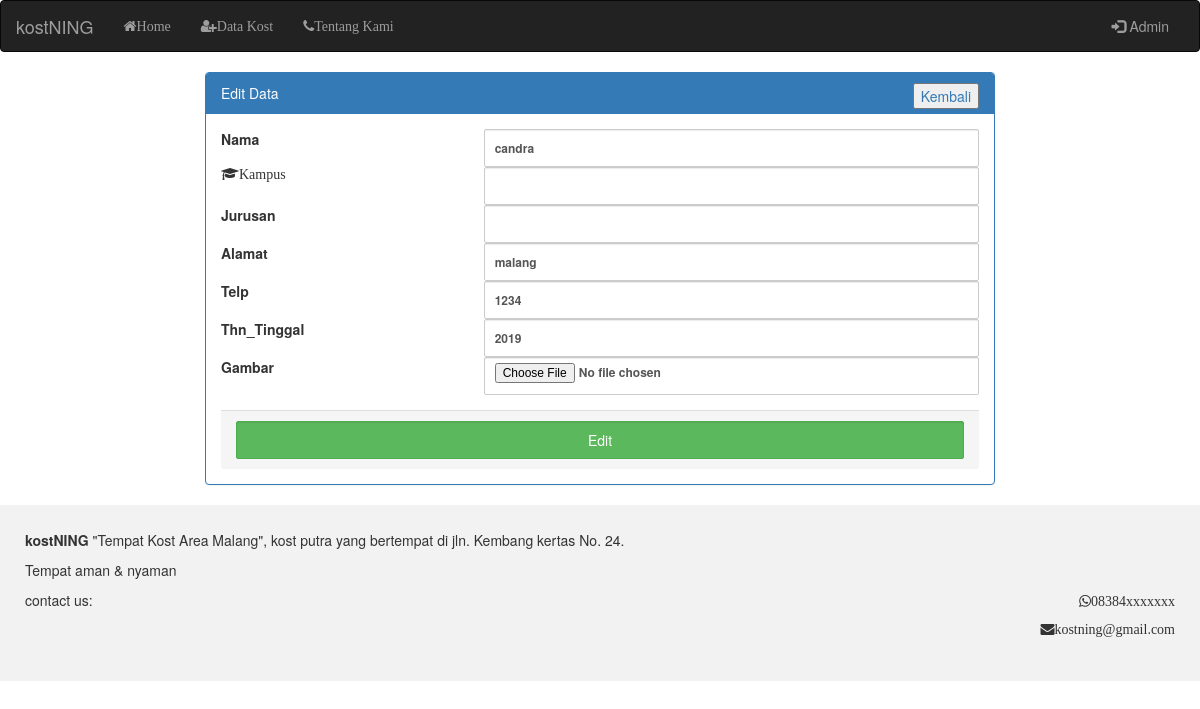
The app's page /atribut/edit.php?id=2, older data.
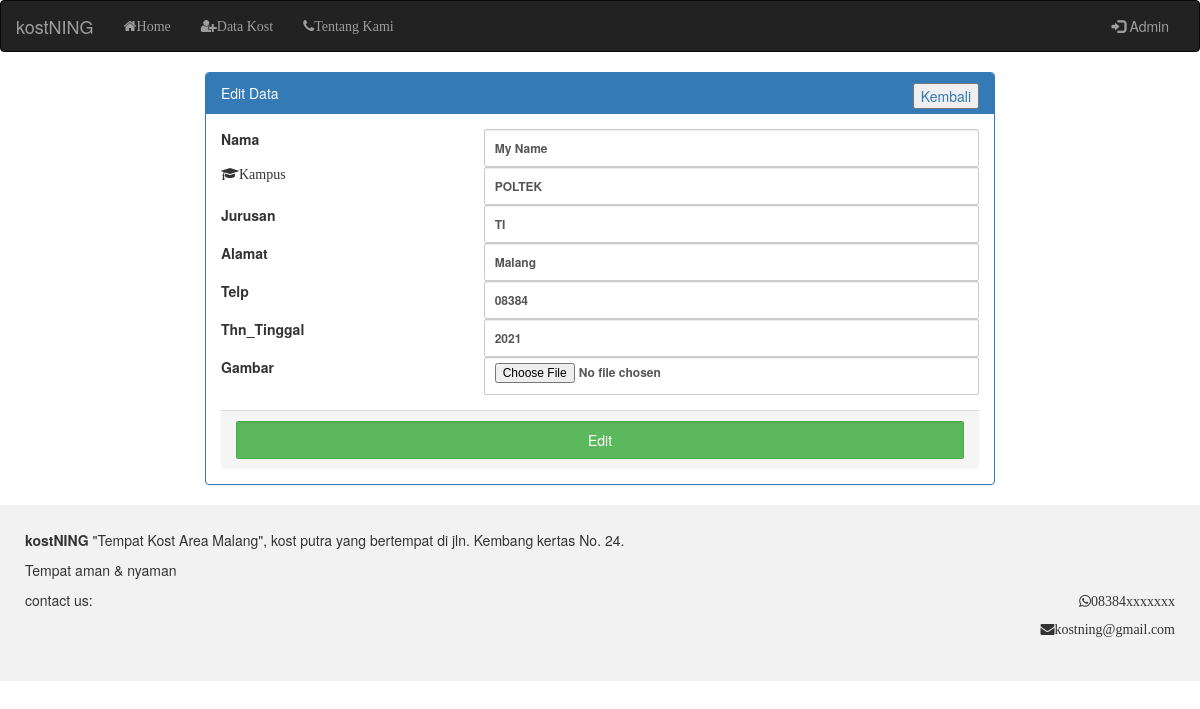
The same page, newer data.
### tables this page shows
CREATE TABLE `kostning` (
  `id` int(11) NOT NULL,
  `nama` varchar(255) NOT NULL,
  `kampus` varchar(100) NOT NULL,
  `jurusan` varchar(100) NOT NULL,
  `telp` varchar(20) NOT NULL,
  `alamat` varchar(100) NOT NULL,
  `tahun` varchar(100) NOT NULL,
  `gambar` varchar(100) NOT NULL
);

### atribut/fungsi.php (called while the page is built, shortened)
<?php
	$conn=mysqli_connect("localhost", "root","", "kostning");
function query($sql){
	global $conn;
	$exe = mysqli_query($conn, $sql);
	while($data = mysqli_fetch_array($exe)){
		$row[] = $data;
	}
	return $row;
}
?>

### atribut/edit.php (the view, shortened to what this page needs)
<?php
	require 'fungsi.php';
	$id = $_GET["id"];
	$kost = query("SELECT * FROM kostning WHERE id = $id");
?>
<?php include '../atribut/head.php'; ?>
<!DOCTYPE html>
<html>
<head>
</head>
<body>
	<div class="row">
	<div class="col-xs-2 "></div>
    <div class="col-xs-8 ">
    <form method="post" enctype="multipart/form-data">
      <div class="panel panel-primary">
        <div class="panel-heading">Edit Data
        	<button class="pull-right active"><a href="../html/datakost.php"> Kembali</a></button>
        </div>
        <div class="panel-body">
          <div class="row form-group">
            <b class="col-xs-4">Nama</b>
            <b class="col-xs-8">
            	<input class="form-control input-sm" type="text" name="nama" id="nama" value="<?=$kost[0]['nama']?>">
            </b><br>
            <b class="col-xs-4 fa fa-graduation-cap">Kampus</b>
            <b class="col-xs-8">
            	<input class="form-control input-sm" type="text" name="kampus" id="kampus" value="<?=$kost[0]['kampus']?>"></b><br>
            <b class="col-xs-4">Jurusan</b>
            <b class="col-xs-8">
                <input class="form-control input-sm" type="text" name="jurusan" id="jurusan" value="<?=$kost[0]['jurusan']?>"></b><br>
            <b class="col-xs-4">Alamat</b>
            <b class="col-xs-8">
                <input class="form-control input-sm" type="text" name="alamat" id="alamat" value="<?=$kost[0]['alamat']?>"></b><br>
            <b class="col-xs-4">Telp</b>
            <b class="col-xs-8">
            	<input class="form-control input-sm" type="text" name="telp" id="telp" value="<?=$kost[0]['telp']?>"></b><br>
            <b class="col-xs-4">Thn_Tinggal</b>
            <b class="col-xs-8">
            	<input class="form-control input-sm" type="text" name="tahun" id="tahun" value="<?=$kost[0]['tahun']?>"></b>
            <b class="col-xs-4">Gambar</b>
            <b class="col-xs-8">
                <input class="form-control input-sm" type="file" name="gambar" value="<?=$kost[0]['gambar']?>">
            </b>
          </div>
        <div class="panel-footer text-center">
            <button type="submit" name="submit" class="btn-success form form-control">Edit</button>
        </div>
        </div>
      </div>
    </form>
    </div>
    <div class="col-xs-2 "></div>
  </div>
</body>
</html>
<?php include '../atribut/foot.php'; ?>

### atribut/head.php (shortened to what this page needs)
<!DOCTYPE html>
<html>
<head>
  <link rel="stylesheet" href="https://maxcdn.bootstrapcdn.com/bootstrap/3.4.0/css/bootstrap.min.css">
  <link rel="stylesheet" href="https://cdnjs.cloudflare.com/ajax/libs/font-awesome/4.7.0/css/font-awesome.min.css">
  <link rel="stylesheet" type="text/css" href="../atribut/style.css">
</head>
<body>
<nav class="navbar navbar-inverse">
  <div class="container-fluid">
    <div class="navbar-header">
      <a class="navbar-brand" href="../index.php">kostNING</a>
    </div>
    <div class="collapse navbar-collapse" id="myNavbar">
      <ul class="nav navbar-nav">
        <li><a href="../index.php" class="nav-link fa fa-home">Home</a></li>
        <li><a href="../html/formdata.php" class="nav-link fa fa-user-plus">Data Kost</a></li>
        <li><a href="../html/tentangkami.php" class="nav-link fa fa-phone">Tentang Kami</a></li>
      </ul>
      <ul class="nav navbar-nav navbar-right">
        <li><a href="../html/datakost.php"><span class="glyphicon glyphicon-log-in"></span> Admin</a></li>
      </ul>
    </div>
  </div>
</nav>
</body>
</html>

### atribut/foot.php
<footer class="main-footer">
    <p>
      <b>kostNING</b> "Tempat Kost Area Malang", kost putra yang bertempat di jln. Kembang kertas No. 24.
    </p>
    <p>Tempat aman & nyaman</p>
    <p>
      <div class="row">
        <div class="col-xs-4">contact us: </div>
        <div class="col-xs-8 text-right"><p class="fa fa-whatsapp">08384xxxxxxx</p></div>
        <div class="col-xs-12 text-right"><p class="fa fa-envelope">kostning@gmail.com</p></div>
      </div>
    </p>
</footer>

### atribut/style.css (style rules this page uses)
footer { background-color: #f2f2f2; padding: 25px; }
.form-control, .btn { min-height: 38px; border-radius: 2px; }

Row changes from the older to the newer data that the page shows:
changed kostning: nama "candra" → "My Name"; kampus (not shown) → "POLTEK"; jurusan (not shown) → "TI"; alamat "malang" → "Malang"; telp "1234" → "08384"; tahun "2019" → "2021"
